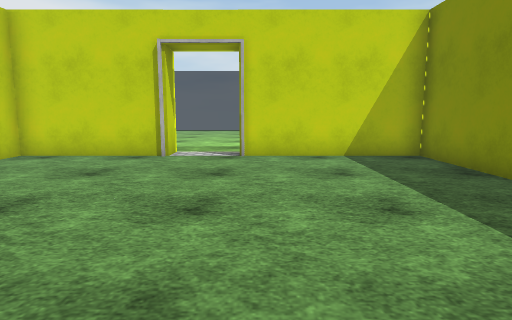
view 1 (above)

12 first-person views from a walk through a 3-D level made in the Unity game engine. The camera is 1.2 m above the floor, tilts 8° down and sees 75° across. The floor is counted in squares, 1 m on a side. Each view is taken from the middle of a square. On the plan, view 1 faces up. The plan holds only what a view shows up to about 14 squares ahead; the rest is blank. The player is left out. Surface patterns are stand-ins for the level's own textures.

view 2
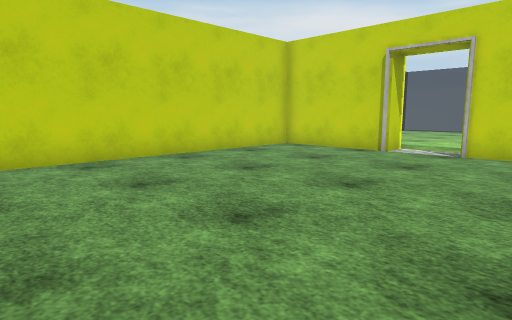

view 3
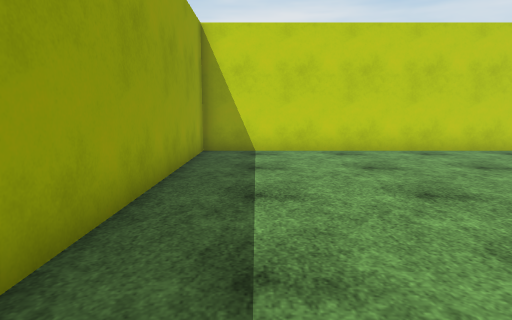

view 4
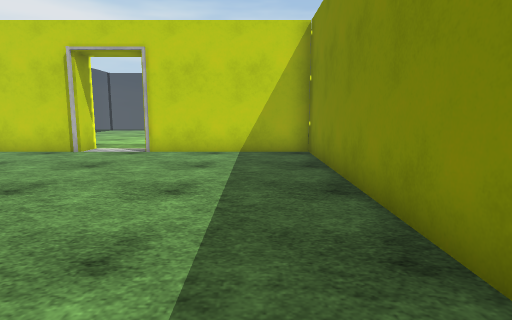

view 5
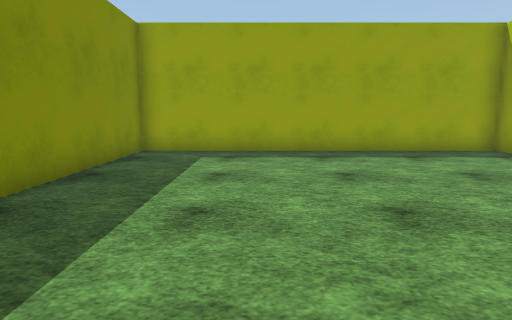

view 6
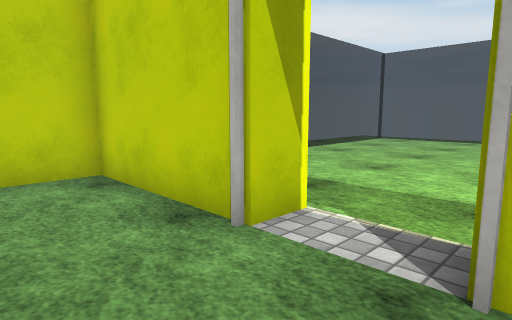

view 7
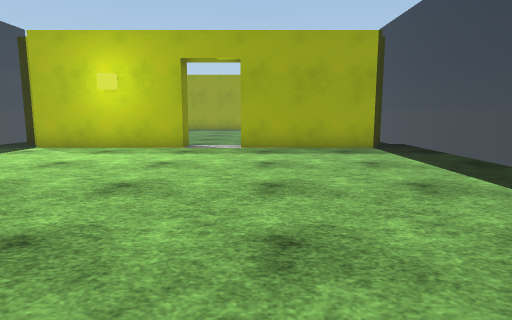

view 8
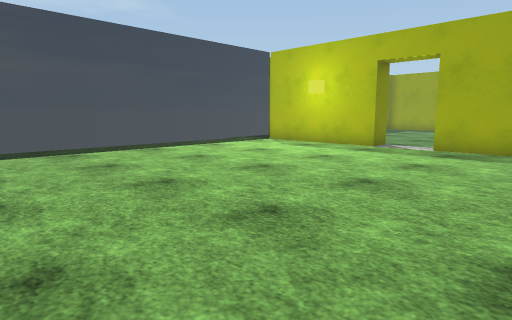

view 9
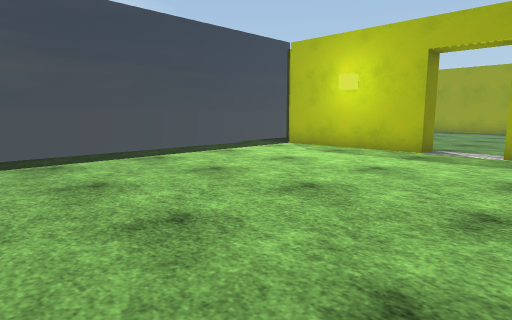

view 10
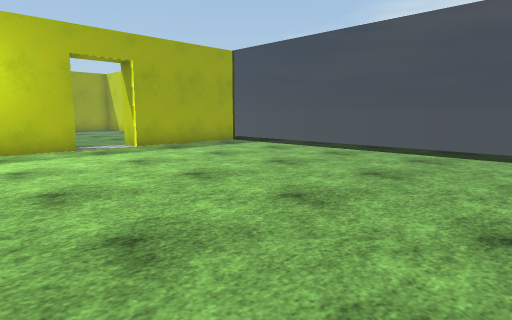

view 11
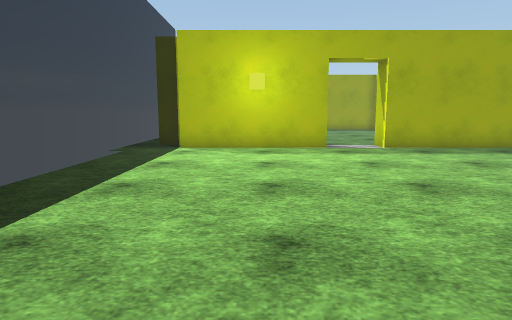

view 12
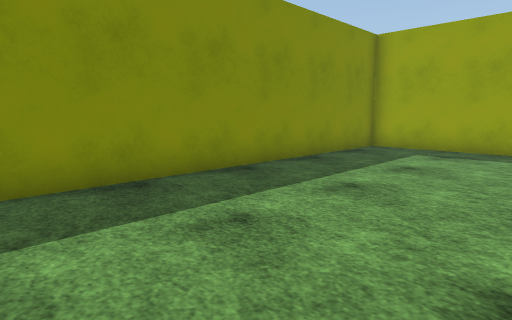

### Floor plan
Points are (right, up) in squares from view 1. A wall is a line through its corners. A room is listed if a view was taken in it or the views show most of it. See-through windows are left out.
Room 1 (views 1, 2, 3, 4, 5, 6, 12)
walls: (-2.5, 9.4) (-6.7, 9.4) (-6.7, -2.7) (4.6, -2.7) (4.6, 9.4) (-0.5, 9.4)
ways out: opening at (-1.5, 10) to room 2
Room 2 (views 7, 8, 9, 10, 11)
walls: (-0.5, 9.4) (-0.5, 10.4) (4.8, 10.4); (-7.2, 10.4) (-2.5, 10.4) (-2.5, 9.4)
ways out: opening at (-1.5, 10) to room 1

Where each view was taken, in squares from view 1:
view 1: 0 up, 0 right, facing up
view 2: 1 down, 2 right, facing up-left
view 3: 1 down, 4 right, facing left
view 4: 1 down, 3 right, facing up
view 5: 8 up, 1 right, facing down
view 6: 7 up, 0 right, facing up-left
view 7: 22 up, 3 left, facing down
view 8: 22 up, 6 left, facing down-right
view 9: 21 up, 4 left, facing down-right
view 10: 22 up, 3 right, facing down-left
view 11: 22 up, 2 right, facing down
view 12: 9 up, 1 left, facing down-right
